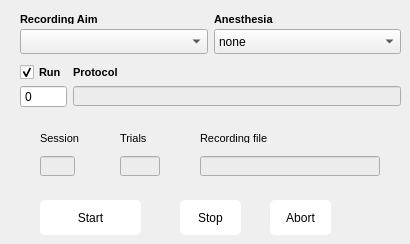
   <widget class="QWidget" name="Experiment">
    <attribute name="title">
     <string>Experiment</string>
    </attribute>
    <widget class="QPushButton" name="stop_button">
     <property name="geometry">
      <rect>
       <x>180</x>
       <y>200</y>
       <width>61</width>
       <height>35</height>
      </rect>
     </property>
     <property name="minimumSize">
      <size>
       <width>0</width>
       <height>35</height>
      </size>
     </property>
     <property name="maximumSize">
      <size>
       <width>16777215</width>
       <height>35</height>
      </size>
     </property>
     <property name="font">
      <font/>
     </property>
     <property name="styleSheet">
      <string notr="true">QPushButton{background-color : white;border-radius: 5px;border-style: outset;border-width: .5px;border-color: gray;}QPushButton::pressed{border-style: inset;border-color: gray;}</string>
     </property>
     <property name="text">
      <string>Stop</string>
     </property>
    </widget>
    <widget class="QPushButton" name="start_button">
     <property name="geometry">
      <rect>
       <x>40</x>
       <y>200</y>
       <width>101</width>
       <height>35</height>
      </rect>
     </property>
     <property name="sizePolicy">
      <sizepolicy hsizetype="Fixed" vsizetype="Fixed">
       <horstretch>0</horstretch>
       <verstretch>0</verstretch>
      </sizepolicy>
     </property>
     <property name="minimumSize">
      <size>
       <width>0</width>
       <height>35</height>
      </size>
     </property>
     <property name="maximumSize">
      <size>
       <width>16777215</width>
       <height>35</height>
      </size>
     </property>
     <property name="font">
      <font/>
     </property>
     <property name="styleSheet">
      <string notr="true">QPushButton{background-color : white;border-radius: 5px;border-style: outset;border-width: .5px;border-color: gray;}QPushButton::pressed{border-style: inset;border-color: gray;background-color : rgb(0,100,0);}</string>
     </property>
     <property name="text">
      <string>Start</string>
     </property>
     <property name="autoDefault">
      <bool>true</bool>
     </property>
     <property name="default">
      <bool>false</bool>
     </property>
     <property name="flat">
      <bool>false</bool>
     </property>
    </widget>
    <widget class="QPushButton" name="abort_button">
     <property name="geometry">
      <rect>
       <x>270</x>
       <y>200</y>
       <width>61</width>
       <height>35</height>
      </rect>
     </property>
     <property name="minimumSize">
      <size>
       <width>0</width>
       <height>35</height>
      </size>
     </property>
     <property name="maximumSize">
      <size>
       <width>16777215</width>
       <height>35</height>
      </size>
     </property>
     <property name="font">
      <font/>
     </property>
     <property name="styleSheet">
      <string notr="true">QPushButton{background-color : white;border-radius: 5px;border-style: outset;border-width: .5px;border-color: gray;}QPushButton::pressed{border-style: inset;border-color: gray;}</string>
     </property>
     <property name="text">
      <string>Abort</string>
     </property>
    </widget>
    <widget class="QWidget" name="layoutWidget">
     <property name="geometry">
      <rect>
       <x>20</x>
       <y>10</y>
       <width>381</width>
       <height>49</height>
      </rect>
     </property>
     <layout class="QGridLayout" name="gridLayout">
      <property name="verticalSpacing">
       <number>0</number>
      </property>
      <item row="0" column="1">
       <widget class="QLabel" name="aim_label">
        <property name="maximumSize">
         <size>
          <width>16777215</width>
          <height>10</height>
         </size>
        </property>
        <property name="font">
         <font>
          <pointsize>8</pointsize>
          <weight>75</weight>
          <bold>true</bold>
         </font>
        </property>
        <property name="text">
         <string>Recording Aim</string>
        </property>
       </widget>
      </item>
      <item row="1" column="1">
       <widget class="QComboBox" name="aim">
        <property name="maximumSize">
         <size>
          <width>16777215</width>
          <height>25</height>
         </size>
        </property>
        <item>
         <property name="text">
          <string/>
         </property>
        </item>
       </widget>
      </item>
      <item row="0" column="2">
       <widget class="QLabel" name="anesthesia_label">
        <property name="font">
         <font>
          <pointsize>8</pointsize>
          <weight>75</weight>
          <bold>true</bold>
         </font>
        </property>
        <property name="text">
         <string>Anesthesia</string>
        </property>
       </widget>
      </item>
      <item row="1" column="2">
       <widget class="QComboBox" name="anesthesia">
        <property name="maximumSize">
         <size>
          <width>16777215</width>
          <height>25</height>
         </size>
        </property>
        <item>
         <property name="text">
          <string>none</string>
         </property>
        </item>
       </widget>
      </item>
     </layout>
    </widget>
    <widget class="QWidget" name="layoutWidget">
     <property name="geometry">
      <rect>
       <x>20</x>
       <y>120</y>
       <width>381</width>
       <height>71</height>
      </rect>
     </property>
     <layout class="QGridLayout" name="gridLayout_2">
      <property name="leftMargin">
       <number>0</number>
      </property>
      <property name="rightMargin">
       <number>0</number>
      </property>
      <property name="horizontalSpacing">
       <number>20</number>
      </property>
      <property name="verticalSpacing">
       <number>0</number>
      </property>
      <item row="0" column="3">
       <widget class="QLabel" name="file_label_3">
        <property name="sizePolicy">
         <sizepolicy hsizetype="Fixed" vsizetype="Preferred">
          <horstretch>0</horstretch>
          <verstretch>0</verstretch>
         </sizepolicy>
        </property>
        <property name="maximumSize">
         <size>
          <width>16777215</width>
          <height>10</height>
         </size>
        </property>
        <property name="font">
         <font>
          <pointsize>8</pointsize>
         </font>
        </property>
        <property name="text">
         <string>Recording file</string>
        </property>
       </widget>
      </item>
      <item row="1" column="3" alignment="Qt::AlignRight">
       <widget class="QLineEdit" name="file">
        <property name="sizePolicy">
         <sizepolicy hsizetype="Fixed" vsizetype="Fixed">
          <horstretch>0</horstretch>
          <verstretch>0</verstretch>
         </sizepolicy>
        </property>
        <property name="minimumSize">
         <size>
          <width>180</width>
          <height>0</height>
         </size>
        </property>
        <property name="maximumSize">
         <size>
          <width>220</width>
          <height>20</height>
         </size>
        </property>
        <property name="palette">
         <palette>
          <active>
           <colorrole role="Base">
            <brush brushstyle="SolidPattern">
             <color alpha="255">
              <red>236</red>
              <green>236</green>
              <blue>236</blue>
             </color>
            </brush>
           </colorrole>
          </active>
          <inactive>
           <colorrole role="Base">
            <brush brushstyle="SolidPattern">
             <color alpha="255">
              <red>236</red>
              <green>236</green>
              <blue>236</blue>
             </color>
            </brush>
           </colorrole>
          </inactive>
          <disabled>
           <colorrole role="Base">
            <brush brushstyle="SolidPattern">
             <color alpha="255">
              <red>236</red>
              <green>236</green>
              <blue>236</blue>
             </color>
            </brush>
           </colorrole>
          </disabled>
         </palette>
        </property>
        <property name="styleSheet">
         <string notr="true"/>
        </property>
        <property name="text">
         <string/>
        </property>
        <property name="readOnly">
         <bool>true</bool>
        </property>
       </widget>
      </item>
      <item row="0" column="0">
       <widget class="QLabel" name="session_label">
        <property name="sizePolicy">
         <sizepolicy hsizetype="Preferred" vsizetype="Fixed">
          <horstretch>0</horstretch>
          <verstretch>0</verstretch>
         </sizepolicy>
        </property>
        <property name="maximumSize">
         <size>
          <width>40</width>
          <height>10</height>
         </size>
        </property>
        <property name="font">
         <font>
          <pointsize>8</pointsize>
         </font>
        </property>
        <property name="text">
         <string>Session</string>
        </property>
       </widget>
      </item>
      <item row="1" column="0" alignment="Qt::AlignLeft">
       <widget class="QLineEdit" name="session_id">
        <property name="maximumSize">
         <size>
          <width>35</width>
          <height>20</height>
         </size>
        </property>
        <property name="palette">
         <palette>
          <active>
           <colorrole role="Base">
            <brush brushstyle="SolidPattern">
             <color alpha="255">
              <red>236</red>
              <green>236</green>
              <blue>236</blue>
             </color>
            </brush>
           </colorrole>
          </active>
          <inactive>
           <colorrole role="Base">
            <brush brushstyle="SolidPattern">
             <color alpha="255">
              <red>236</red>
              <green>236</green>
              <blue>236</blue>
             </color>
            </brush>
           </colorrole>
          </inactive>
          <disabled>
           <colorrole role="Base">
            <brush brushstyle="SolidPattern">
             <color alpha="255">
              <red>236</red>
              <green>236</green>
              <blue>236</blue>
             </color>
            </brush>
           </colorrole>
          </disabled>
         </palette>
        </property>
        <property name="styleSheet">
         <string notr="true"/>
        </property>
        <property name="text">
         <string/>
        </property>
        <property name="readOnly">
         <bool>true</bool>
        </property>
       </widget>
      </item>
      <item row="0" column="1">
       <widget class="QLabel" name="trial_label">
        <property name="sizePolicy">
         <sizepolicy hsizetype="Preferred" vsizetype="Fixed">
          <horstretch>0</horstretch>
          <verstretch>0</verstretch>
         </sizepolicy>
        </property>
        <property name="maximumSize">
         <size>
          <width>16777215</width>
          <height>10</height>
         </size>
        </property>
        <property name="font">
         <font>
          <pointsize>8</pointsize>
         </font>
        </property>
        <property name="text">
         <string>Trials</string>
        </property>
       </widget>
      </item>
      <item row="1" column="1">
       <widget class="QLineEdit" name="trial_number">
        <property name="maximumSize">
         <size>
          <width>40</width>
          <height>20</height>
         </size>
        </property>
        <property name="palette">
         <palette>
          <active>
           <colorrole role="Base">
            <brush brushstyle="SolidPattern">
             <color alpha="255">
              <red>236</red>
              <green>236</green>
              <blue>236</blue>
             </color>
            </brush>
           </colorrole>
          </active>
          <inactive>
           <colorrole role="Base">
            <brush brushstyle="SolidPattern">
             <color alpha="255">
              <red>236</red>
              <green>236</green>
              <blue>236</blue>
             </color>
            </brush>
           </colorrole>
          </inactive>
          <disabled>
           <colorrole role="Base">
            <brush brushstyle="SolidPattern">
             <color alpha="255">
              <red>236</red>
              <green>236</green>
              <blue>236</blue>
             </color>
            </brush>
           </colorrole>
          </disabled>
         </palette>
        </property>
        <property name="styleSheet">
         <string notr="true"/>
        </property>
        <property name="text">
         <string/>
        </property>
        <property name="readOnly">
         <bool>true</bool>
        </property>
       </widget>
      </item>
     </layout>
    </widget>
    <widget class="QWidget" name="gridLayoutWidget">
     <property name="geometry">
      <rect>
       <x>20</x>
       <y>60</y>
       <width>381</width>
       <height>51</height>
      </rect>
     </property>
     <layout class="QGridLayout" name="gridLayout_7">
      <property name="verticalSpacing">
       <number>0</number>
      </property>
      <item row="1" column="0">
       <widget class="QSpinBox" name="task">
        <property name="maximumSize">
         <size>
          <width>16777215</width>
          <height>25</height>
         </size>
        </property>
        <property name="buttonSymbols">
         <enum>QAbstractSpinBox::NoButtons</enum>
        </property>
        <property name="maximum">
         <number>99999</number>
        </property>
       </widget>
      </item>
      <item row="0" column="0">
       <widget class="QCheckBox" name="task_check">
        <property name="font">
         <font>
          <pointsize>8</pointsize>
          <weight>75</weight>
          <bold>true</bold>
         </font>
        </property>
        <property name="text">
         <string>Run</string>
        </property>
        <property name="checked">
         <bool>true</bool>
        </property>
       </widget>
      </item>
      <item row="1" column="1">
       <widget class="QLineEdit" name="task_file">
        <property name="maximumSize">
         <size>
          <width>16777215</width>
          <height>20</height>
         </size>
        </property>
        <property name="palette">
         <palette>
          <active>
           <colorrole role="Base">
            <brush brushstyle="SolidPattern">
             <color alpha="255">
              <red>236</red>
              <green>236</green>
              <blue>236</blue>
             </color>
            </brush>
           </colorrole>
          </active>
          <inactive>
           <colorrole role="Base">
            <brush brushstyle="SolidPattern">
             <color alpha="255">
              <red>236</red>
              <green>236</green>
              <blue>236</blue>
             </color>
            </brush>
           </colorrole>
          </inactive>
          <disabled>
           <colorrole role="Base">
            <brush brushstyle="SolidPattern">
             <color alpha="255">
              <red>236</red>
              <green>236</green>
              <blue>236</blue>
             </color>
            </brush>
           </colorrole>
          </disabled>
         </palette>
        </property>
        <property name="styleSheet">
         <string notr="true"/>
        </property>
        <property name="text">
         <string/>
        </property>
        <property name="readOnly">
         <bool>true</bool>
        </property>
       </widget>
      </item>
      <item row="0" column="1">
       <widget class="QLabel" name="trial_label_2">
        <property name="sizePolicy">
         <sizepolicy hsizetype="Preferred" vsizetype="Fixed">
          <horstretch>0</horstretch>
          <verstretch>0</verstretch>
         </sizepolicy>
        </property>
        <property name="maximumSize">
         <size>
          <width>16777215</width>
          <height>10</height>
         </size>
        </property>
        <property name="font">
         <font>
          <pointsize>8</pointsize>
          <weight>75</weight>
          <bold>true</bold>
         </font>
        </property>
        <property name="text">
         <string>Protocol</string>
        </property>
       </widget>
      </item>
     </layout>
    </widget>
   </widget>
